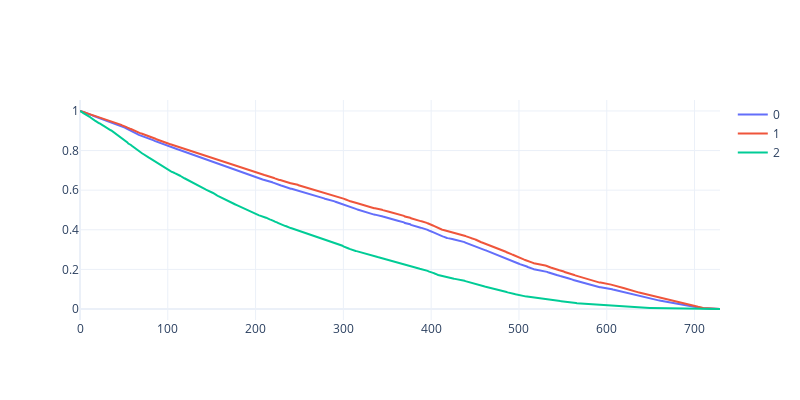

Notebook code cell kept with this figure:
### Markdown cell above
### Survival functions

### Code cell
# predict survival function
surv_funcs = estimator.predict_survival_function(Xy_test[cols_x].iloc[:3])

# plot results
data = [go.Scatter(x=fn.x,y= fn(fn.x), name=i) for i, fn in enumerate(surv_funcs)]
go.Figure(data, layout=dict(width=800, height=400))

### Figure 1 — Plotly figure (JSON) as saved in the notebook; plotly's stock layout.template omitted (floating-point values rounded to 4 significant figures; data arrays with more than 128 entries replaced by an {"elided": "..."} marker saying what was removed)
{"data": [{"name": "0", "type": "scatter", "x": {"elided": "729 int values"}, "y": {"elided": "729 float values"}}, {"name": "1", "type": "scatter", "x": {"elided": "729 int values"}, "y": {"elided": "729 float values"}}, {"name": "2", "type": "scatter", "x": {"elided": "729 int values"}, "y": {"elided": "729 float values"}}], "layout": {"height": 400, "width": 800}}
